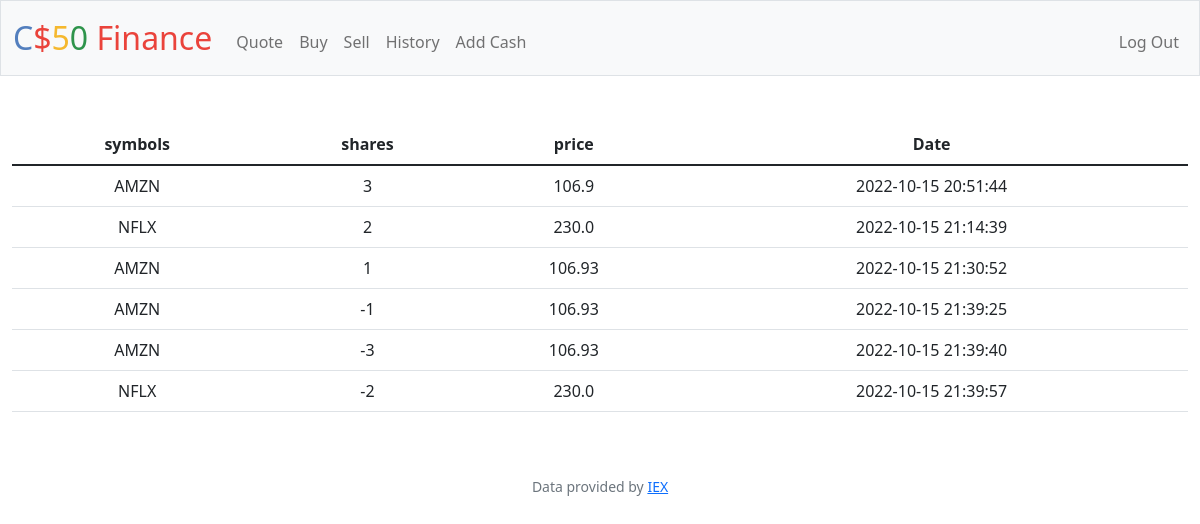
Screenshot of /history (signed in) with the database file from the repository.
### tables this page shows
CREATE TABLE 'transcations' ('id' INTEGER PRIMARY KEY AUTOINCREMENT NOT NULL, 'user_id' INTEGER, 'symbol' TEXT, 'shares' INTEGER, 'price' REAL, 'date' DATETIME);

### app.py (the view)
@app.route("/history")
@login_required
def history():
    user_id=session["user_id"]
    transcations_db = db.execute("select * from transcations where user_id=:id",id=user_id)
    return render_template("history.html",transcations=transcations_db)

### app.py (called while the page is built)
@app.after_request
def after_request(response):
    response.headers["Cache-Control"] = "no-cache, no-store, must-revalidate"
    response.headers["Expires"] = 0
    response.headers["Pragma"] = "no-cache"
    return response

### helpers.py (called while the page is built)
def login_required(f):
    @wraps(f)
    def decorated_function(*args, **kwargs):
        if session.get("user_id") is None:
            return redirect("/login")
        return f(*args, **kwargs)
    return decorated_function

### templates/history.html (shortened to what this page needs)
{% extends "layout.html" %}
{% block main %}
<table class="table">
    <thead><tr>
        <th scope="col">symbols</th>
        <th scope="col">shares</th>
        <th scope="col">price</th>
        <th scope="col">Date</th>
      </tr></thead>
      <tbody>
        {% for row in transcations %}
    <tr>
        <td>{{row['symbol']}}</td>
        <td>{{row['shares']}}</td>
        <td>{{row['price']}}</td>
        <td>{{row['date']}}</td>
    </tr>
    {% endfor %}
</tbody>
  </table>
{% endblock %}

### templates/layout.html (shortened to what this page needs)
<!DOCTYPE html>
<html lang="en">
    <head>
        <link href="https://cdn.jsdelivr.net/npm/bootstrap@5.1.3/dist/css/bootstrap.min.css" rel="stylesheet">
        <link href="https://cdn.jsdelivr.net/npm/bootstrap@5.2.2/dist/css/bootstrap.min.css" rel="stylesheet">
        <link href="/static/styles.css" rel="stylesheet">
    </head>
    <body>
        <nav class="bg-light border navbar navbar-expand-md navbar-light">
            <div class="container-fluid">
                <a class="navbar-brand" href="/"><span class="blue">C</span><span class="red">$</span><span class="yellow">5</span><span class="green">0</span> <span class="red">Finance</span></a>
                <div class="collapse navbar-collapse" id="navbar">
                    {% if session["user_id"] %}
                        <ul class="navbar-nav me-auto mt-2">
                            <li class="nav-item"><a class="nav-link" href="/quote">Quote</a></li>
                            <li class="nav-item"><a class="nav-link" href="/buy">Buy</a></li>
                            <li class="nav-item"><a class="nav-link" href="/sell">Sell</a></li>
                            <li class="nav-item"><a class="nav-link" href="/history">History</a></li>
                            <li class="nav-item"><a class="nav-link" href="/add_cash">Add Cash</a></li>
                        </ul>
                        <ul class="navbar-nav ms-auto mt-2">
                            <li class="nav-item"><a class="nav-link" href="/logout">Log Out</a></li>
                        </ul>
                    {% else %}
                        <ul class="navbar-nav ms-auto mt-2">
                            <li class="nav-item"><a class="nav-link" href="/register">Register</a></li>
                            <li class="nav-item"><a class="nav-link" href="/login">Log In</a></li>
                        </ul>
                    {% endif %}
                </div>
            </div>
        </nav>
        <main class="container-fluid py-5 text-center">
            {% block main %}{% endblock %}
        </main>
        <footer class="mb-5 small text-center text-muted">
            Data provided by <a href="https://iexcloud.io/">IEX</a>
        </footer>
    </body>
</html>

### static/styles.css (style rules this page uses)
nav .navbar-brand { font-size: xx-large; }
nav .navbar-brand .blue { color: #537fbe; }
nav .navbar-brand .red { color: #ea433b; }
nav .navbar-brand .yellow { color: #f5b82e; }
nav .navbar-brand .green { color: #2e944b; }

### rows the page displays
transcations: symbol "AMZN", shares "3", price "106.9", date "2022-10-15 20:51:44"
transcations: symbol "NFLX", shares "2", price "230.0", date "2022-10-15 21:14:39"
transcations: symbol "AMZN", shares "1", price "106.93", date "2022-10-15 21:30:52"
transcations: symbol "AMZN", shares "-1", price "106.93", date "2022-10-15 21:39:25"
transcations: symbol "AMZN", shares "-3", price "106.93", date "2022-10-15 21:39:40"
transcations: symbol "NFLX", shares "-2", price "230.0", date "2022-10-15 21:39:57"
